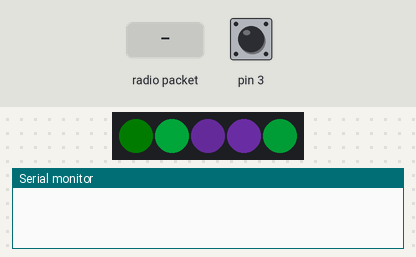
Bench run of a sketch on a simulated Arduino Uno, built with avr-gcc and run on an emulated ATmega328P. Shown: 5 RGB LEDs in strip order, left to right, the last lines printed to the serial monitor. The inputs (shaded band) are chosen by the test bench; at power-on: pin 3 LOW. Dim RGB values are drawn brighter than linear; random numbers use the default seed unless the sketch sets one; no radio packets arrive unless stated.

Above: at 1.2 s.
1.3 s: radio packet "1" arrives
At 1.42 s:
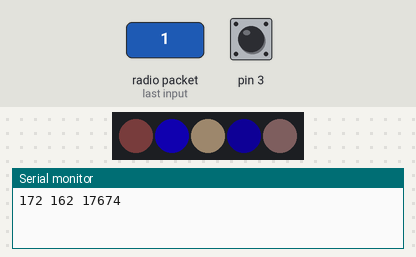
3.0 s: pin 3 pulsed HIGH 2 times (0.12 s each, 0.3 s apart)
At 3.34 s:
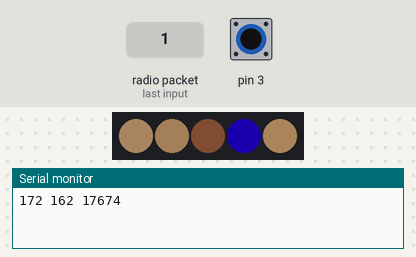
5.1 s: pin 3 pulsed HIGH 5 times (0.12 s each, 0.3 s apart)
At 5.35 s:
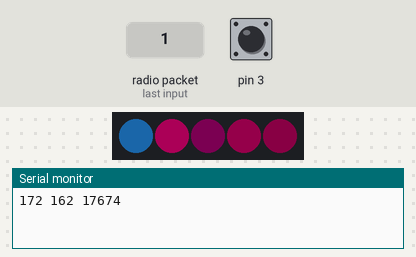
Timing chart, 0 to 40.8 s (numbered marks = the images above; inputs shaded):
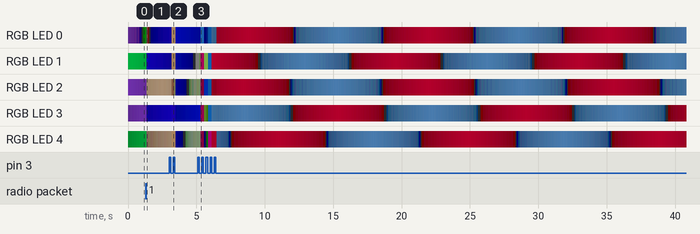

The sketch:

pendulum.ino
```cpp
#include "Pendulum.h"
#include "Color.h"
#include "Pattern.h"
#include "Button.h"
#include "Radio.h"

const int DELAYTIME = 30;

pattern patternValue;
Button* button = new Button(3);
Radio* antenna = new Radio();

void render() {
  strip.show();
  for (int led = 0; led < NUMLEDS; led++) {
    strip.setPixelColor(led, 0, 0, 0);
  }
}

void setup() {
  Serial.begin(9600);
  strip.begin();
  strip.show();
  patternValue = newPattern();
  antenna->init();
}

void loop() {

  button->update();
  if (button->wasShortPressed()) {
    patternValue = newPattern();
    antenna->incrementMutations();
  }

  pendulumStep(patternValue.color, patternValue.phase);
  render();
  patternValue.phase = phaseStep(patternValue.phase);

  antenna->send(patternValue);

  if (antenna->listen(DELAYTIME)) {
    patternValue = antenna->getNewPattern();
  }
};
```

LeastCommonMultiple.h
```cpp
#ifndef LeastCommonMultiple_h
#define LeastCommonMultiple_h

unsigned long gcd(int a, int b) {
  if (a == 0)
    return b;
  return gcd(b % a, a);
}

// Function to return LCM of two numbers
unsigned long lcm(unsigned long a, unsigned long b) {
  return (a*b)/gcd(a, b);
}

#endif
```

button.h
```cpp
#ifndef Button_h
#define Button_h

// TODO refactor to make presses feel more immediate
class Button {
  public:
    Button(int inputPin) {
      pin = inputPin;
      pinMode(inputPin, INPUT);
      wasDown = false;
      wasPressed = false;
      longPressDuration = 1000;
      pressDuration = -1;
    }
    void update() {
      bool isDown = digitalRead(this->pin) == HIGH;
      bool isUp = digitalRead(this->pin) == LOW;

      if (isDown && !this->wasDown) {
        this->wasDown = true;
        this->pressStart = millis();
      } else if (isUp && this->wasDown) {
        this->pressDuration = millis() - this->pressStart;
        this->wasDown = false;
        this->wasPressed = true;
      } else {
        this->wasPressed = false;
      }
    }
    bool wasShortPressed() {
      return this->wasPressed && this->pressDuration < this->longPressDuration;
    }
    bool wasLongPressed() {
      return this->wasPressed && this->pressDuration >= this->longPressDuration;
    }
  private:
    int pin;
    bool wasDown;
    bool wasPressed;
    float pressStart;
    float longPressDuration;
    float pressDuration;
};

#endif
```

color.h
```cpp
#ifndef Color_h
#define Color_h

typedef struct colorValues {
  uint8_t green;
  uint8_t red;
  uint8_t blue;
}
color;

color getSingleColorValue(uint8_t colorVal) {
  color colorValue;
  float ramp = float(colorVal % 85) / 85.0;
  if (colorVal <= 85) {
    colorValue.green = int(ramp * 255);
    colorValue.red = int((1.0 - ramp) * 255);
    colorValue.blue = 0;
  } else if (colorVal <= 170) {
    colorValue.blue = int(ramp * 255);
    colorValue.green = int((1.0 - ramp) * 255);
    colorValue.red = 0;
  } else if (colorVal > 170) {
    colorValue.red = int(ramp * 255);
    colorValue.blue = int((1.0 - ramp) * 255);
    colorValue.green = 0;
  }

  return colorValue;
}

color getFlippedColorOf(color referenceColor) {
  color flipped;
  flipped.green = (referenceColor.green + 125) % 255;
  flipped.red = (referenceColor.red + 125) % 255;
  flipped.blue = (referenceColor.blue + 125) % 255;

  return flipped;
}

color calculateSwing(float height, color color1, color color2) {
  color swungColor;
  float amplitude;
  if (height <= 0.5) {
    amplitude = (0.5 - height) * 2.0;
    swungColor.green = color1.green * amplitude;
    swungColor.red = color1.red * amplitude;
    swungColor.blue = color1.blue * amplitude;
  } else {
    amplitude = (height - 0.5) * 2.0;
    swungColor.green = color2.green * amplitude;
    swungColor.red = color2.red * amplitude;
    swungColor.blue = color2.blue * amplitude;
  }

  return swungColor;
}

#endif
```

pattern.h
```cpp
#ifndef PatternValues_h
#define PatternValues_h

#include "Pendulum.h"

unsigned long cycleLength = getCycleLength();

typedef struct patternValues {
  uint8_t color;
  unsigned long phase;
}
pattern;

pattern newPattern() {
  pattern patternValue;
  patternValue.color = random(255);
  patternValue.phase = random(cycleLength);

  return patternValue;
}

#endif
```

pendulum.h
```cpp
#ifndef Pendulum_h
#define Pendulum_h

#include <Adafruit_NeoPixel.h>
#include "Color.h"
#include "LeastCommonMultiple.h"

const int LEDPIN = 2;
const int NUMLEDS = 5;
float brightness = 0.3;

Adafruit_NeoPixel strip = Adafruit_NeoPixel(NUMLEDS, LEDPIN, NEO_GRB + NEO_KHZ800);

const uint8_t minWavelength = 400;
const uint8_t waveDifference = 2;

// TODO find least common denominator
unsigned long getCycleLength() {
  unsigned long cycleLength = 1;
  for (int wave = 0; wave < NUMLEDS; wave++) {
    int waveLength = minWavelength + (wave * waveDifference);
    cycleLength = lcm(cycleLength, waveLength);
  }
  return cycleLength;
}

unsigned long fullCycle = getCycleLength();

const int patternSpeed = 1;
unsigned long phaseStep(unsigned long phase) {
  unsigned long nextPhase = (phase + patternSpeed) % fullCycle;
  return nextPhase;
}

void pendulumStep(uint8_t colorVal, unsigned long phase) {
  color colors1 = getSingleColorValue(colorVal);
  color colors2 = getFlippedColorOf(colors1);
  for (int led = 0; led < NUMLEDS; led++) {
    int waveLength = minWavelength + waveDifference * led;
    int offset = phase % waveLength;
    float height;
    if (offset <= (waveLength / 2)) {
      height = float(offset) / (float(waveLength) / 2.0);
    } else {
      float halfSet = offset % (waveLength / 2);
      height = 1.0 - (halfSet / (float(waveLength) / 2));
    }
    color swungColor = calculateSwing(height, colors1, colors2);
    strip.setPixelColor(led, swungColor.green * brightness, swungColor.red * brightness, swungColor.blue * brightness);
  }
}

#endif
```

radio.h
```cpp
#ifndef Radio_h
#define Radio_h

#include <SPI.h>
#include <RH_NRF24.h>

#include "Pattern.h"

RH_NRF24 nrf24;

const int CEPIN = 9;
const int CSNPIN = 10;

class Radio {
  public:
    Radio() {
      mutations = 0;
    }
    void init() {
      if (!nrf24.init()) {
        Serial.println("init failed");
      }
      // Defaults after init are 2.402 GHz (channel 2), 2Mbps, 0dBm
      if (!nrf24.setChannel(1)) {
        Serial.println("setChannel failed");
      }
      if (!nrf24.setRF(RH_NRF24::DataRate2Mbps, RH_NRF24::TransmitPower0dBm)) {
        Serial.println("setRF failed");
      }
    }

    pattern getNewPattern() {
      return this->newPattern;
    }

    void incrementMutations() {
      if (mutations < 65535) {
         this->mutations++;
      } else {
        this->mutations = 0;
      }
    }

    void send(pattern patternValues) {
    // Sample message send code
      byte data[7];
      data[0] = mutations;
      data[1] = mutations >> 8;

      data[2] = patternValues.color;

      data[3] = patternValues.phase;
      data[4] = patternValues.phase >> 8;
      data[5] = patternValues.phase >> 16;
      data[6] = patternValues.phase >> 24;

      nrf24.send(data, sizeof(data));
      nrf24.waitPacketSent();
    }
    bool listen(int delayTime) {
      unsigned long start = millis();
      bool newMessage = false;
      while ((millis() - start) < delayTime) {
        // Sample message read code
        if (nrf24.available()) {
          // Should be a message for us now
          uint8_t buf[RH_NRF24_MAX_MESSAGE_LEN];
          uint8_t len = sizeof(buf);

          if (nrf24.recv(buf, &len)) {

            unsigned int mutationsCheck = 0;
            mutationsCheck += buf[0];
            mutationsCheck += buf[1];

            pattern newPattern;
            newPattern.color = buf[2];

            newPattern.phase = 0;
            newPattern.phase += buf[6] << 24;
            newPattern.phase += buf[5] << 16;
            newPattern.phase += buf[4] << 8;
            newPattern.phase += buf[3];


            if (mutationsCheck > this->mutations) {
              this->mutations = mutationsCheck;
              newMessage = true;
              Serial.println(String(mutationsCheck) + " " + String(newPattern.color) + " " + String(newPattern.phase));
            }
            this->newPattern = newPattern;
          } else {
            Serial.println("recv failed");
          }
        }
      }
      return newMessage;
    }
  private:
    pattern newPattern;
    unsigned int mutations;
};

#endif
```
